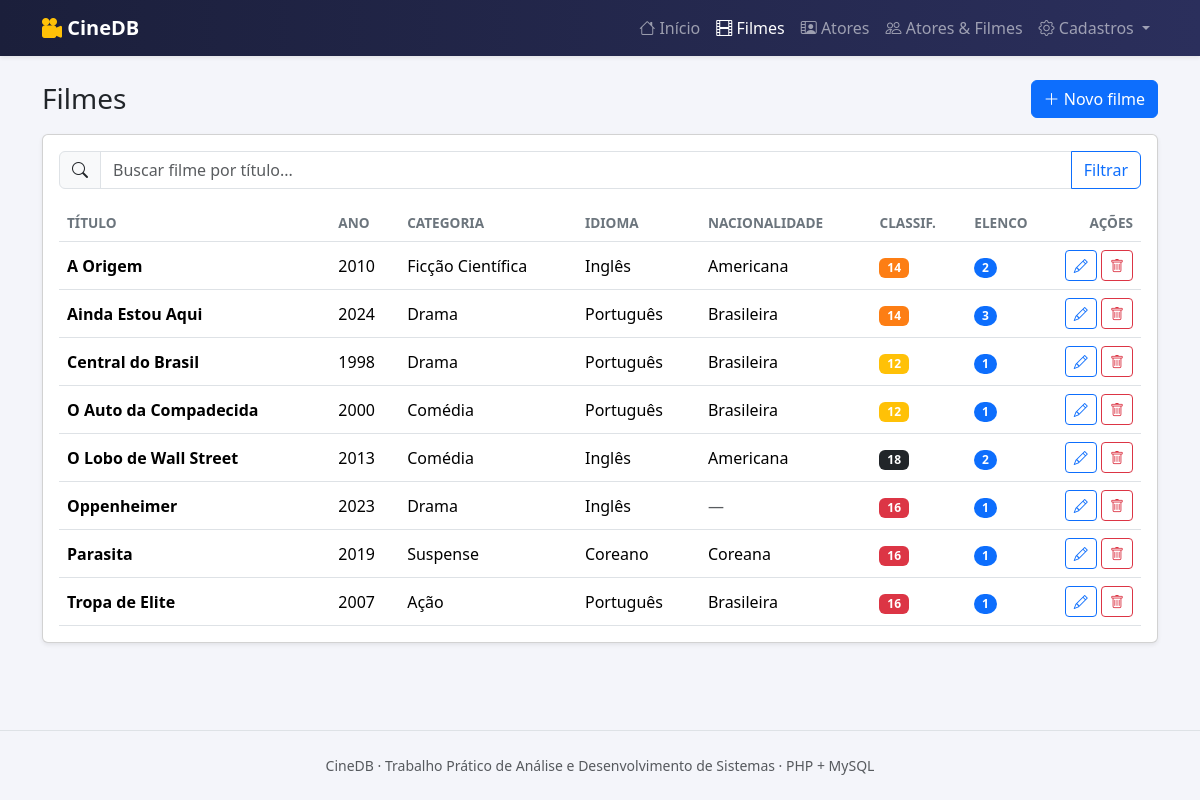
Screenshot of /filmes.php with the database file from the repository.
### tables this page shows
CREATE TABLE filme (
    id                  INT UNSIGNED NOT NULL AUTO_INCREMENT,
    titulo              VARCHAR(150) NOT NULL,
    descricao           TEXT         NOT NULL,
    ano_lancamento      SMALLINT UNSIGNED NOT NULL,
    classificacao       ENUM('L','10','12','14','16','18') NOT NULL,
    categoria_id        INT UNSIGNED NOT NULL,
    idioma_id           INT UNSIGNED NOT NULL,
    nacionalidade_id    INT UNSIGNED NULL,
    PRIMARY KEY (id),
    KEY idx_filme_titulo (titulo),
    CONSTRAINT fk_filme_categoria
        FOREIGN KEY (categoria_id) REFERENCES categoria (id)
        ON UPDATE CASCADE ON DELETE RESTRICT,
    CONSTRAINT fk_filme_idioma
        FOREIGN KEY (idioma_id) REFERENCES idioma (id)
        ON UPDATE CASCADE ON DELETE RESTRICT,
    CONSTRAINT fk_filme_nacionalidade
        FOREIGN KEY (nacionalidade_id) REFERENCES nacionalidade (id)
        ON UPDATE CASCADE ON DELETE SET NULL
);

CREATE TABLE categoria (
    id   INT UNSIGNED NOT NULL AUTO_INCREMENT,
    nome VARCHAR(60)  NOT NULL,
    PRIMARY KEY (id),
    UNIQUE KEY uk_categoria_nome (nome)
);

CREATE TABLE idioma (
    id   INT UNSIGNED NOT NULL AUTO_INCREMENT,
    nome VARCHAR(60)  NOT NULL,
    PRIMARY KEY (id),
    UNIQUE KEY uk_idioma_nome (nome)
);

CREATE TABLE nacionalidade (
    id   INT UNSIGNED NOT NULL AUTO_INCREMENT,
    nome VARCHAR(60)  NOT NULL,
    PRIMARY KEY (id),
    UNIQUE KEY uk_nacionalidade_nome (nome)
);

### filmes.php (called while the page is built, shortened)
<?php
$busca = trim($_GET['busca'] ?? '');
$filmes = Filme::listar($busca);
require __DIR__ . '/views/layout/header.php';
require __DIR__ . '/views/filmes/lista.php';
require __DIR__ . '/views/layout/footer.php';

### app/helpers.php (called while the page is built, shortened)
<?php
function e($valor): string
{
    return htmlspecialchars((string) $valor, ENT_QUOTES, 'UTF-8');
}
function corClassificacao(string $c): string
{
    return ['L' => 'success', '10' => 'info', '12' => 'warning', '14' => 'orange', '16' => 'danger', '18' => 'dark'][$c] ?? 'secondary';
}

### config/config.php (called while the page is built)
<?php
return [
    'db_host'    => 'localhost',
    'db_usuario' => 'root',
    'db_senha'   => '',
    'db_nome'    => 'cinedb',
    'db_porta'   => 3306,
];

### app/Database.php (called while the page is built, shortened)
<?php
class Database
{
    private static ?mysqli $conexao = null;
    public static function conexao(): mysqli
    {
        if (self::$conexao === null) {
            $cfg = require __DIR__ . '/../config/config.php';
            self::$conexao = new mysqli(
                $cfg['db_host'],
                $cfg['db_usuario'],
                $cfg['db_senha'],
                $cfg['db_nome'],
                $cfg['db_porta']
            );
            self::$conexao->set_charset('utf8mb4');
        }
        return self::$conexao;
    }
}

### app/models/Filme.php (called while the page is built, shortened)
<?php
class Filme
{
    public static function listar(string $busca = ''): array
    {
        $sql = "SELECT f.id, f.titulo, f.ano_lancamento, f.classificacao,
                       c.nome AS categoria, i.nome AS idioma, n.nome AS nacionalidade,
                       (SELECT COUNT(*) FROM filme_ator fa WHERE fa.filme_id = f.id) AS total_atores
                FROM filme f
                INNER JOIN categoria c ON c.id = f.categoria_id
                INNER JOIN idioma i ON i.id = f.idioma_id
                LEFT JOIN nacionalidade n ON n.id = f.nacionalidade_id
                WHERE f.titulo LIKE ?
                ORDER BY f.titulo";
        $stmt = Database::conexao()->prepare($sql);
        $filtro = '%' . $busca . '%';
        $stmt->bind_param('s', $filtro);
        $stmt->execute();
        return $stmt->get_result()->fetch_all(MYSQLI_ASSOC);
    }
}

### views/filmes/lista.php (the view, shortened to what this page needs)
<div class="d-flex justify-content-between align-items-center mb-3">
    <h1 class="h3 mb-0">Filmes</h1>
    <a href="filme_form.php" class="btn btn-primary"><i class="bi bi-plus-lg"></i> Novo filme</a>
</div>
<div class="card shadow-sm">
    <div class="card-body">
        <form method="get" class="mb-3">
            <div class="input-group">
                <span class="input-group-text"><i class="bi bi-search"></i></span>
                <input type="search" name="busca" class="form-control" placeholder="Buscar filme por título..." value="<?= e($busca) ?>">
                <button class="btn btn-outline-primary">Filtrar</button>
            </div>
        </form>
        <div class="table-responsive">
            <table class="table table-hover mb-0">
                <thead>
                    <tr>
                        <th>Título</th><th>Ano</th><th>Categoria</th><th>Idioma</th><th>Nacionalidade</th><th>Classif.</th><th>Elenco</th><th class="text-end">Ações</th>
                    </tr>
                </thead>
                <tbody>
                <?php foreach ($filmes as $f): ?>
                    <tr>
                        <td class="fw-semibold"><?= e($f['titulo']) ?></td>
                        <td><?= e($f['ano_lancamento']) ?></td>
                        <td><?= e($f['categoria']) ?></td>
                        <td><?= e($f['idioma']) ?></td>
                        <td><?= $f['nacionalidade'] ? e($f['nacionalidade']) : '<span class="text-muted">—</span>' ?></td>
                        <td><span class="badge bg-<?= corClassificacao($f['classificacao']) ?>"><?= e($f['classificacao']) ?></span></td>
                        <td>
                            <a href="elenco.php?filme=<?= urlencode($f['titulo']) ?>" class="badge rounded-pill text-bg-primary text-decoration-none">
                                <?= e($f['total_atores']) ?>
                            </a>
                        </td>
                        <td class="acoes text-end">
                            <a href="filme_form.php?id=<?= e($f['id']) ?>" class="btn btn-sm btn-outline-primary" title="Editar"><i class="bi bi-pencil"></i></a>
                            <?php $idExcluir = $f['id']; $nomeExcluir = $f['titulo']; require __DIR__ . '/../botao_excluir.php'; ?>
                        </td>
                    </tr>
                <?php endforeach; ?>
                </tbody>
            </table>
        </div>
    </div>
</div>

### views/botao_excluir.php (shortened to what this page needs)
<button type="button" class="btn btn-sm btn-outline-danger" title="Excluir"
        data-bs-toggle="modal" data-bs-target="#modalExcluir"
        data-id="<?= e($idExcluir) ?>" data-nome="<?= e($nomeExcluir) ?>">
    <i class="bi bi-trash"></i>
</button>

### assets/css/style.css (style rules this page uses)
:root { --cine: #1b1f3b; --cine-2: #2b2f5c; }
body { background: #f4f5fa; min-height: 100vh; display: flex; flex-direction: column; }
.bg-orange { background-color: #fd7e14 !important; color: #fff; }
.table thead th { white-space: nowrap; font-size: .85rem; text-transform: uppercase; color: #6c757d; }
.table td { vertical-align: middle; }
.acoes { white-space: nowrap; width: 1%; }

### rows the page displays
filme: titulo "A Origem", ano_lancamento "2010", categoria.nome "Ficção Científica", idioma.nome "Inglês", nacionalidade.nome "Americana", classificacao "14", total_atores "2"
filme: titulo "Ainda Estou Aqui", ano_lancamento "2024", categoria.nome "Drama", idioma.nome "Português", nacionalidade.nome "Brasileira", classificacao "14", total_atores "3"
filme: titulo "Central do Brasil", ano_lancamento "1998", categoria.nome "Drama", idioma.nome "Português", nacionalidade.nome "Brasileira", classificacao "12", total_atores "1"
filme: titulo "O Auto da Compadecida", ano_lancamento "2000", categoria.nome "Comédia", idioma.nome "Português", nacionalidade.nome "Brasileira", classificacao "12", total_atores "1"
filme: titulo "O Lobo de Wall Street", ano_lancamento "2013", categoria.nome "Comédia", idioma.nome "Inglês", nacionalidade.nome "Americana", classificacao "18", total_atores "2"
filme: titulo "Oppenheimer", ano_lancamento "2023", categoria.nome "Drama", idioma.nome "Inglês", classificacao "16", total_atores "1"
filme: titulo "Parasita", ano_lancamento "2019", categoria.nome "Suspense", idioma.nome "Coreano", nacionalidade.nome "Coreana", classificacao "16", total_atores "1"
filme: titulo "Tropa de Elite", ano_lancamento "2007", categoria.nome "Ação", idioma.nome "Português", nacionalidade.nome "Brasileira", classificacao "16", total_atores "1"

### other values shown
$rotulo "Início"
$rotulo "Filmes"
$rotulo "Atores"
$rotulo "Atores & Filmes"
